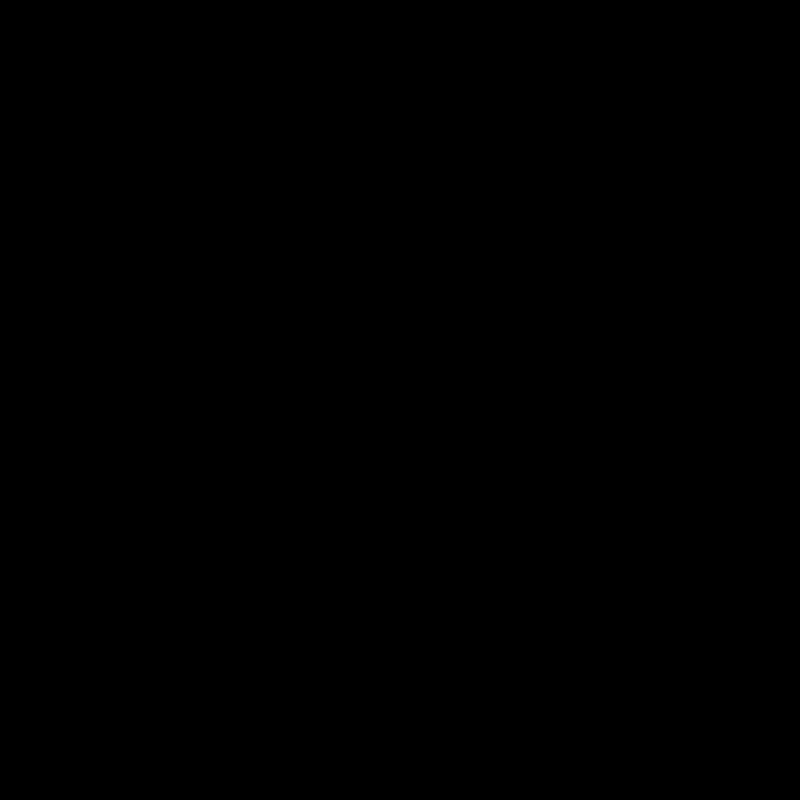
Frame 1 (no input)
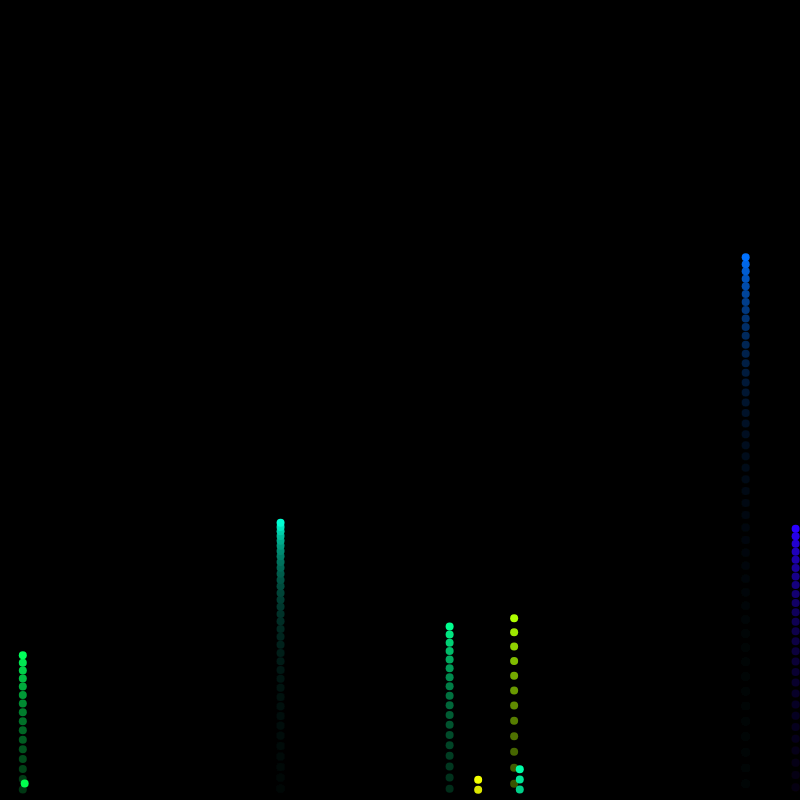
Frame 60 (no input)
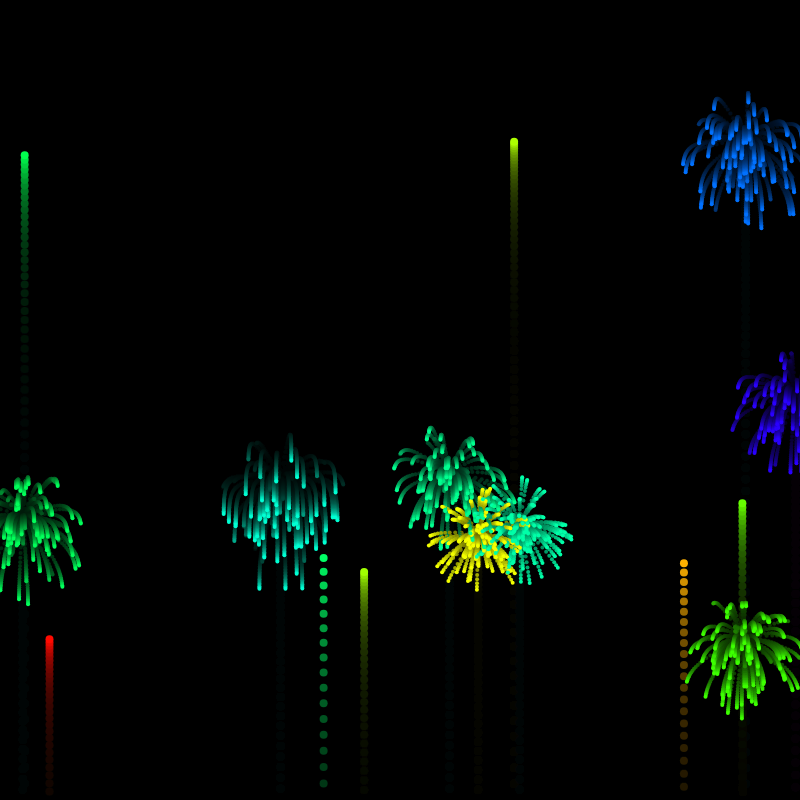
Frame 120 (the mouse pressed at the canvas centre since frame 60)

The p5.js sketch that drew these frames (run headless with seeded random() and noise() and a simulated clock; from frame 60 on, the mouse is pressed at the canvas centre):

// p5.js sketch
// ── sketch.js
var fireworks=[];
var gravity;

function setup(){
  createCanvas(800,800);
  gravity=createVector(0,0.2)

  stroke(255);
  strokeWeight(4);
background(0);

}

function draw(){
  colorMode(RGB);
  background(0,25);
  if(random(1)<0.1){
    fireworks.push(new Firework());
  }

  for (var i = fireworks.length-1; i >0 ; i--) {
    fireworks[i].update();
    fireworks[i].show();
    if(fireworks[i].done()){
      fireworks.splice(i,1);
    }
  }
  console.log(fireworks.length);


}

// ── firework.js
function Firework(){

  this.exploded=false;
  this.particles=[];

  this.hu=random(255);
  this.firework = new Particle(random(width),height,this.hu,true);
  this.done = function() {
    if(this.exploded&&this.particles.length===0){
      return true;
    }else{
      return false;
    }
  };

  this.update=function(){
    if(!this.exploded){
      this.firework.applyForce(gravity);
      this.firework.update();
      if(this.firework.vel.y>=0){
        this.exploded=true
        this.explode();
      }
    }

      for (var i = this.particles.length-1; i >= 0; i--) {

        this.particles[i].applyForce(gravity);
        this.particles[i].update();
        if(this.particles[i].done()){
          this.particles.splice(i,1);
        }

    }
  };

this.explode=function(){
  for (var i = 0; i < 100; i++) {
       let p=  new Particle(this.firework.pos.x,this.firework.pos.y,this.hu,false);
       this.particles.push(p);
      }
}


  this.show=function(){
    if(!this.exploded){
      this.firework.show();
    }
    for (var i = 0; i < this.particles.length; i++) {
      this.particles[i].show();
    }

  }
}

// ── fireworks.js
var fireworks=[];
var gravity;
function setupFireworks(){
  gravity=createVector(0,0.2)

  stroke(255);
  strokeWeight(4);
background(0);
}



function drawFireworks() {
  colorMode(RGB);
  background(0,25);
  if(random(1)<0.1){
    fireworks.push(new Firework());
  }

  for (var i = fireworks.length-1; i >0 ; i--) {
    fireworks[i].update();
    fireworks[i].show();
    if(fireworks[i].done()){
      fireworks.splice(i,1);
    }
  }
  console.log(fireworks.length);
}

// ── particle.js
function Particle(x,y,hu, firework){
  this.pos = createVector(x,y);
  this.firework=firework;
  this.lifespan= random(40,255);
  this.acc = createVector(0,0);
  this.hu=hu;

  if(firework){
    this.vel = createVector(0,random(-17,-8));
  }else{
    this.vel=p5.Vector.random2D();
    this.vel.mult(random(1,12));
  }


this.applyForce = function(force){
  this.acc.add(force);
};

  this.update = function(){
    if(!this.firework){
      this.vel.mult(0.85);
      this.lifespan-=4;
    }

    this.vel.add(this.acc);
    this.pos.add(this.vel);
    this.acc.mult(0);
  };

this.done = function(){
  if(this.lifespan<0){
    return true
  }else{
    return false;
  }
};

  this.show =function(){
    colorMode(HSB);
    if(!this.firework){
      strokeWeight(4);
      stroke(hu,255,255,this.lifespan);
    }else{
      strokeWeight(8);
      stroke(hu,255,255);
    }

    point(this.pos.x,this.pos.y);
  }
}
